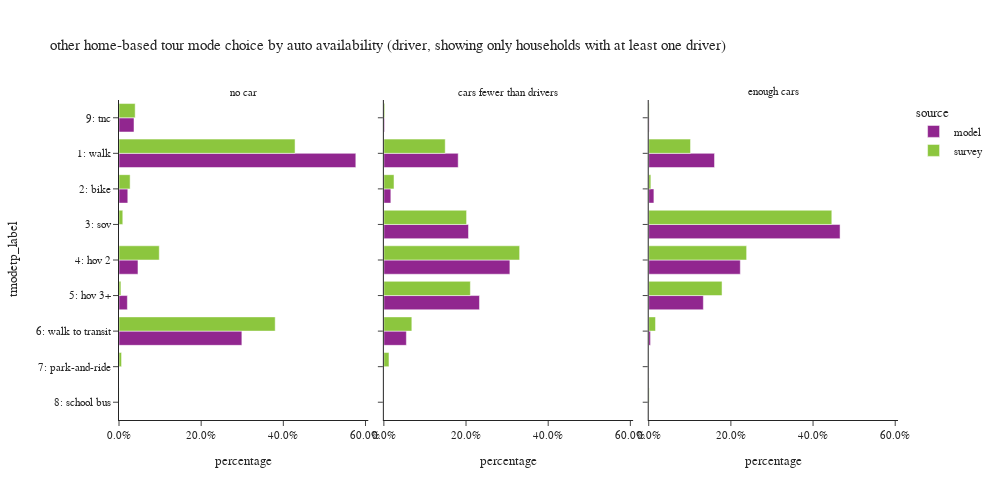

The cell this chart's notebook holds for it:
### Code cell
plot_mode_choice(hb_tour.filter(pl.col("auto_available_driver") != "no driver"),
                 "auto_available_driver",
                 {"auto_available_driver": ["no car", "cars fewer than drivers", "enough cars"],
                  "tmodetp_label": ["1: walk", "2: bike", "3: sov", "4: hov 2", "5: hov 3+", "6: walk to transit",
                                    "7: park-and-ride", "8: school bus", "9: other–survey only"]},
                 "auto availability (driver, showing only households with at least one driver)", 3, 500, 1000)

### Figure 1 — Plotly figure (JSON) as saved in the notebook; plotly's stock layout.template omitted (floating-point values rounded to 4 significant figures)
{"data": [{"alignmentgroup": "True", "customdata": [[11], [100221], [3721], [8027], [3539], [51994], [6347]], "hovertemplate": "source=model<br>auto_available_driver=no car<br>percentage=%{x}<br>tmodetp_label=%{y}<br>sample_count=%{customdata[0]}<extra></extra>", "legendgroup": "model", "marker": {"color": "#91268F", "pattern": {"shape": ""}}, "name": "model", "offsetgroup": "model", "orientation": "h", "showlegend": true, "textposition": "auto", "type": "bar", "x": [6.327e-05, 0.5764, 0.0214, 0.04617, 0.02036, 0.2991, 0.03651], "xaxis": "x", "y": [null, "1: walk", "2: bike", "4: hov 2", "5: hov 3+", "6: walk to transit", "9: tnc"], "yaxis": "y"}, {"alignmentgroup": "True", "customdata": [[19], [144862], [13607], [164948], [245618], [186380], [43879], [1424]], "hovertemplate": "source=model<br>auto_available_driver=cars fewer than drivers<br>percentage=%{x}<br>tmodetp_label=%{y}<br>sample_count=%{customdata[0]}<extra></extra>", "legendgroup": "model", "marker": {"color": "#91268F", "pattern": {"shape": ""}}, "name": "model", "offsetgroup": "model", "orientation": "h", "showlegend": false, "textposition": "auto", "type": "bar", "x": [2.373e-05, 0.1809, 0.01699, 0.206, 0.3067, 0.2328, 0.0548, 0.001778], "xaxis": "x2", "y": [null, "1: walk", "2: bike", "3: sov", "4: hov 2", "5: hov 3+", "6: walk to transit", "9: tnc"], "yaxis": "y2"}, {"alignmentgroup": "True", "customdata": [[50], [301588], [23742], [876927], [419758], [250384], [8308], [1981]], "hovertemplate": "source=model<br>auto_available_driver=enough cars<br>percentage=%{x}<br>tmodetp_label=%{y}<br>sample_count=%{customdata[0]}<extra></extra>", "legendgroup": "model", "marker": {"color": "#91268F", "pattern": {"shape": ""}}, "name": "model", "offsetgroup": "model", "orientation": "h", "showlegend": false, "textposition": "auto", "type": "bar", "x": [2.656e-05, 0.1602, 0.01261, 0.4658, 0.223, 0.133, 0.004413, 0.001052], "xaxis": "x3", "y": [null, "1: walk", "2: bike", "3: sov", "4: hov 2", "5: hov 3+", "6: walk to transit", "9: tnc"], "yaxis": "y3"}, {"alignmentgroup": "True", "customdata": [[6], [247], [28], [10], [19], [13], [132], [5], [1], [13]], "hovertemplate": "source=survey<br>auto_available_driver=no car<br>percentage=%{x}<br>tmodetp_label=%{y}<br>sample_count=%{customdata[0]}<extra></extra>", "legendgroup": "survey", "marker": {"color": "#8CC63E", "pattern": {"shape": ""}}, "name": "survey", "offsetgroup": "survey", "orientation": "h", "showlegend": true, "textposition": "auto", "type": "bar", "x": [0.006504, 0.4286, 0.02706, 0.009232, 0.09802, 0.004675, 0.3802, 0.006213, 0.0001793, 0.03936], "xaxis": "x", "y": [null, "1: walk", "2: bike", "3: sov", "4: hov 2", "5: hov 3+", "6: walk to transit", "7: park-and-ride", "8: school bus", "9: tnc"], "yaxis": "y"}, {"alignmentgroup": "True", "customdata": [[5], [283], [35], [252], [279], [217], [36], [9], [2], [4]], "hovertemplate": "source=survey<br>auto_available_driver=cars fewer than drivers<br>percentage=%{x}<br>tmodetp_label=%{y}<br>sample_count=%{customdata[0]}<extra></extra>", "legendgroup": "survey", "marker": {"color": "#8CC63E", "pattern": {"shape": ""}}, "name": "survey", "offsetgroup": "survey", "orientation": "h", "showlegend": false, "textposition": "auto", "type": "bar", "x": [0.0007275, 0.1493, 0.02471, 0.2014, 0.3305, 0.2106, 0.06807, 0.01246, 3.844e-05, 0.002202], "xaxis": "x2", "y": [null, "1: walk", "2: bike", "3: sov", "4: hov 2", "5: hov 3+", "6: walk to transit", "7: park-and-ride", "8: school bus", "9: tnc"], "yaxis": "y2"}, {"alignmentgroup": "True", "customdata": [[8], [434], [45], [1134], [574], [325], [38], [2], [2], [7]], "hovertemplate": "source=survey<br>auto_available_driver=enough cars<br>percentage=%{x}<br>tmodetp_label=%{y}<br>sample_count=%{customdata[0]}<extra></extra>", "legendgroup": "survey", "marker": {"color": "#8CC63E", "pattern": {"shape": ""}}, "name": "survey", "offsetgroup": "survey", "orientation": "h", "showlegend": false, "textposition": "auto", "type": "bar", "x": [0.01151, 0.1018, 0.005205, 0.4457, 0.2384, 0.1785, 0.01655, 0.0002159, 0.001132, 0.001087], "xaxis": "x3", "y": [null, "1: walk", "2: bike", "3: sov", "4: hov 2", "5: hov 3+", "6: walk to transit", "7: park-and-ride", "8: school bus", "9: tnc"], "yaxis": "y3"}], "layout": {"annotations": [{"font": {}, "showarrow": false, "text": "no car", "x": 0.16, "xanchor": "center", "xref": "paper", "y": 1, "yanchor": "bottom", "yref": "paper"}, {"font": {}, "showarrow": false, "text": "cars fewer than drivers", "x": 0.5, "xanchor": "center", "xref": "paper", "y": 1, "yanchor": "bottom", "yref": "paper"}, {"font": {}, "showarrow": false, "text": "enough cars", "x": 0.84, "xanchor": "center", "xref": "paper", "y": 1, "yanchor": "bottom", "yref": "paper"}], "barmode": "group", "height": 500, "legend": {"title": {"text": "source"}, "tracegroupgap": 0}, "title": {"text": "other home-based tour mode choice by auto availability (driver, showing only households with at least one driver)"}, "width": 1000, "xaxis": {"anchor": "y", "domain": [0, 0.32], "tickformat": ".1%", "title": {"text": "percentage"}}, "xaxis2": {"anchor": "y2", "domain": [0.34, 0.66], "matches": "x", "tickformat": ".1%", "title": {"text": "percentage"}}, "xaxis3": {"anchor": "y3", "domain": [0.68, 1.0], "matches": "x", "tickformat": ".1%", "title": {"text": "percentage"}}, "yaxis": {"anchor": "x", "categoryarray": ["9: other–survey only", "8: school bus", "7: park-and-ride", "6: walk to transit", "5: hov 3+", "4: hov 2", "3: sov", "2: bike", "1: walk"], "categoryorder": "array", "domain": [0, 1], "title": {"text": "tmodetp_label"}}, "yaxis2": {"anchor": "x2", "domain": [0, 1], "matches": "y", "showticklabels": false}, "yaxis3": {"anchor": "x3", "domain": [0, 1], "matches": "y", "showticklabels": false}}}
